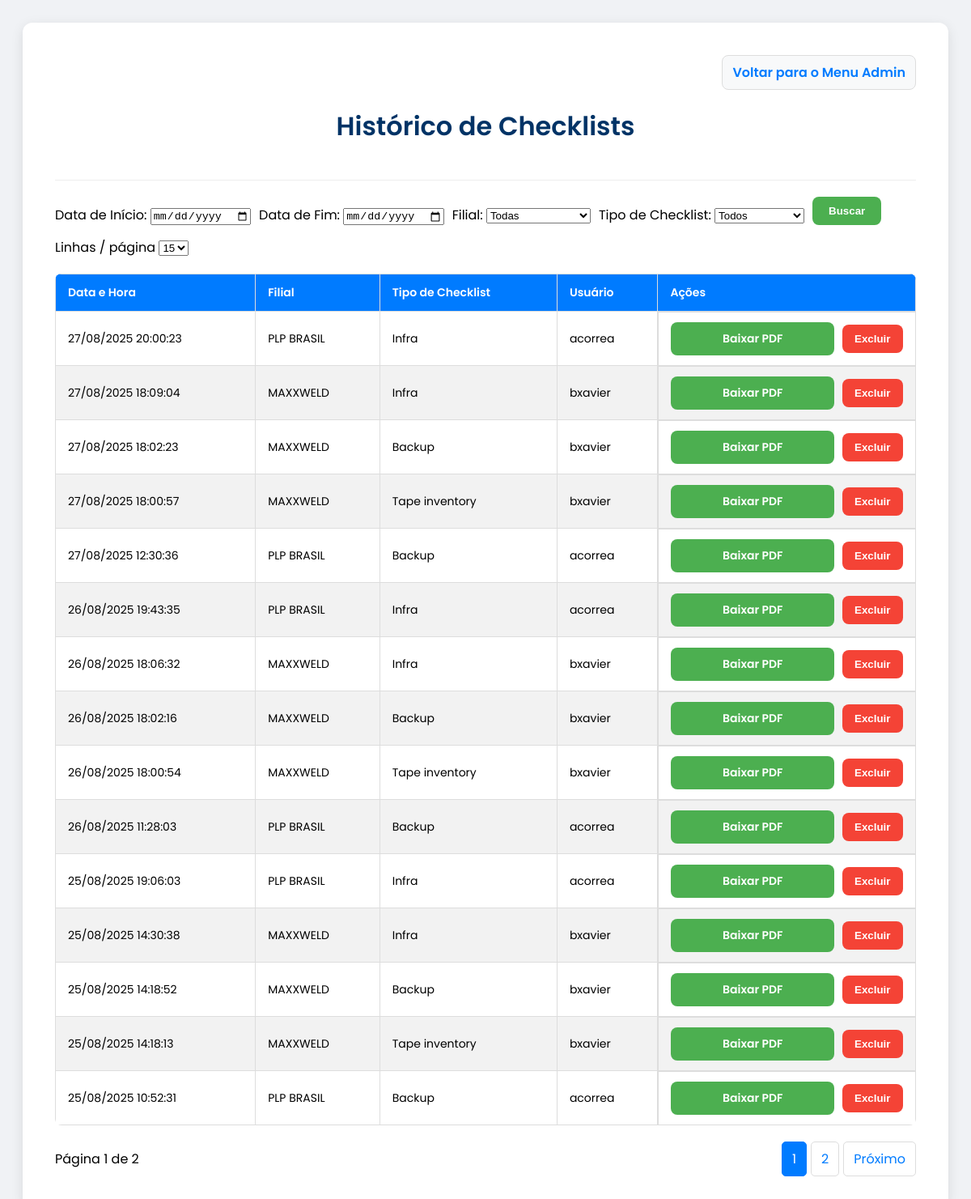
Screenshot of /admin_history.php (signed in) with the database file from the repository.
### tables this page shows
CREATE TABLE `submissions` (
  `id` int NOT NULL AUTO_INCREMENT,
  `filial` varchar(255) NOT NULL,
  `data_preenchimento` timestamp NULL DEFAULT CURRENT_TIMESTAMP,
  `checklist_type` varchar(50) NOT NULL,
  `tape_number` varchar(255) DEFAULT NULL,
  `user_id` int DEFAULT NULL,
  PRIMARY KEY (`id`)
);

CREATE TABLE `users` (
  `id` int NOT NULL AUTO_INCREMENT,
  `username` varchar(255) NOT NULL,
  `password_hash` varchar(255) NOT NULL,
  `is_admin` tinyint(1) DEFAULT '0',
  PRIMARY KEY (`id`),
  UNIQUE KEY `username` (`username`)
);

### admin_history.php (the view, shortened to what this page needs)
<?php
require_once 'db_config.php';
$conn = new mysqli($servername, $username, $password, $dbname);
$start_date = $_GET['start_date'] ?? '';
$end_date = $_GET['end_date'] ?? '';
$filial_search = $_GET['filial'] ?? '';
$checklist_type_search = $_GET['checklist_type'] ?? '';
$limit = $_GET['limit'] ?? 15;
$page = $_GET['page'] ?? 1;
$offset = ($page - 1) * $limit;
$params = [];
$types = "";
$sql_count = "SELECT COUNT(*) AS total_records FROM submissions s";
$stmt_count = $conn->prepare($sql_count);
$stmt_count->execute();
$result_count = $stmt_count->get_result();
$total_records = $result_count->fetch_assoc()['total_records'];
$total_pages = ceil($total_records / $limit);
$params[] = $limit;
$params[] = $offset;
$types .= "ii";
$sql = "SELECT s.id, s.filial, s.data_preenchimento, s.checklist_type, u.username
        FROM submissions s
        JOIN users u ON s.user_id = u.id";
$sql .= " ORDER BY s.data_preenchimento DESC LIMIT ? OFFSET ?";
$stmt = $conn->prepare($sql);
if ($stmt) {
    $stmt->bind_param($types, ...$params);
    $stmt->execute();
    $result = $stmt->get_result();
} else {
    $result = null;
}
$base_url = "admin_history.php?start_date=$start_date&end_date=$end_date&filial=$filial_search&checklist_type=$checklist_type_search&limit=$limit";
?>
<!DOCTYPE html>
<html lang="pt-br">
<head>
</head>
<body>
    <div class="container">
        <div class="header-top-buttons">
            <a href="admin.php" class="back-btn-small">Voltar para o Menu Admin</a>
        </div>
        <div class="header">
            <h1>Histórico de Checklists</h1>
        </div>
        <div class="search-form-container">
            <form action="" method="GET" style="display: flex; flex-wrap: wrap; align-items: flex-end; gap: 10px;">
                <div>
                    <label for="start_date">Data de Início:</label>
                    <input type="date" id="start_date" name="start_date" value="<?php echo htmlspecialchars($start_date); ?>">
                </div>
                <div>
                    <label for="end_date">Data de Fim:</label>
                    <input type="date" id="end_date" name="end_date" value="<?php echo htmlspecialchars($end_date); ?>">
                </div>
                <div>
                    <label for="filial">Filial:</label>
                    <select name="filial" id="filial">
                        <option value="all">Todas</option>
                    </select>
                </div>
                <div>
                    <label for="checklist_type">Tipo de Checklist:</label>
                    <select name="checklist_type" id="checklist_type">
                        <option value="all">Todos</option>
                    </select>
                </div>
                <button type="submit" class="btn">Buscar</button>
            </form>
            <form action="" method="GET" style="display: flex; align-items: center; gap: 10px;">
                <div>
                    <label for="limit">Linhas / página</label>
                    <select name="limit" onchange="this.form.submit()">
                        <option value="15" <?php echo ($limit == 15) ? 'selected' : ''; ?>>15</option>
                    </select>
                </div>
            </form>
        </div>
        <?php if ($result && $result->num_rows > 0): ?>
            <table>
                <thead>
                    <tr>
                        <th>Data e Hora</th>
                        <th>Filial</th>
                        <th>Tipo de Checklist</th>
                        <th>Usuário</th>
                        <th>Ações</th>
                    </tr>
                </thead>
                <tbody>
                    <?php while($row = $result->fetch_assoc()): ?>
                    <tr>
                        <td><?php echo date('d/m/Y H:i:s', strtotime($row['data_preenchimento'])); ?></td>
                        <td><?php echo htmlspecialchars(str_replace('_', ' ', $row['filial'])); ?></td>
                        <td><?php echo htmlspecialchars(ucfirst(str_replace('_', ' ', $row['checklist_type']))); ?></td>
                        <td><?php echo htmlspecialchars($row['username']); ?></td>
                        <td class="action-cell">
                            <a href="generate_pdf.php?submission_id=<?php echo $row['id']; ?>" class="download-btn">Baixar PDF</a>
                            <form action="" method="post" onsubmit="return confirm('Tem certeza que deseja excluir este histórico?');" style="display:inline-block;">
                                <button type="submit" class="delete-btn">Excluir</button>
                            </form>
                        </td>
                    </tr>
                    <?php endwhile; ?>
                </tbody>
            </table>
            <div class="pagination-container">
                <div>Página <?php echo $page; ?> de <?php echo $total_pages; ?></div>
                <div class="pagination-controls">
                    <?php for ($i = 1; $i <= $total_pages; $i++): ?>
                        <?php if ($i == $page): ?>
                            <span class="current"><?php echo $i; ?></span>
                        <?php else: ?>
                            <a href="<?php echo htmlspecialchars($base_url . '&page=' . $i); ?>"><?php echo $i; ?></a>
                        <?php endif; ?>
                    <?php endfor; ?>
                    <?php if ($page < $total_pages): ?>
                        <a href="<?php echo htmlspecialchars($base_url . '&page=' . ($page + 1)); ?>">Próximo</a>
                    <?php endif; ?>
                </div>
            </div>
        <?php else: ?>
            <p class="no-data">Nenhum checklist encontrado<?php echo (!empty($start_date) || !empty($end_date) || !empty($filial_search) || !empty($checklist_type_search)) ? " para o período/filial/tipo selecionado(s)." : "."; ?></p>
        <?php endif; ?>
    </div>
</body>
</html>

### admin_history.php (style rules this page uses)
body { font-family: 'Poppins', Arial, sans-serif; background-color: #f0f2f5; padding: 20px; }
.container { max-width: 1200px; margin: 0 auto; background-color: #fff; padding: 40px; border-radius: 12px; box-shadow: 0 4px 15px rgba(0,0,0,0.1); }
.header { text-align: center; border-bottom: 1px solid #eee; padding-bottom: 20px; margin-bottom: 20px; }
h1 { color: #003366; font-weight: 600; font-size: 2em; }
.search-form-container { display: flex; flex-direction: column; gap: 15px; margin-bottom: 20px; }
.btn { color: #fff; background-color: #4CAF50; border: none; padding: 10px 20px; border-radius: 8px; font-weight: 600; cursor: pointer; transition: all 0.3s ease; }
.pagination-container { display: flex; justify-content: space-between; align-items: center; margin-top: 20px; }
.pagination-controls { display: flex; gap: 5px; }
.pagination-controls a, .pagination-controls span { padding: 8px 12px; text-decoration: none; color: #007BFF; border: 1px solid #ddd; border-radius: 5px; transition: all 0.3s ease; }
.pagination-controls span.current { background-color: #007BFF; color: white; border-color: #007BFF; }
.back-btn, .download-btn, .delete-btn { display: inline-block; text-decoration: none; font-weight: 600; padding: 10px 15px; border: 1px solid #ddd; border-radius: 8px; background-color: #f8f9fa; transition: all 0.3s ease; box-sizing: border-box; width: 100%; text-align: center; }
.download-btn { color: #fff; background-color: #4CAF50; border: none; }
.delete-btn { background-color: #f44336; color: white; border: none; }
table { width: 100%; border-collapse: collapse; margin-top: 20px; border-radius: 8px; overflow: hidden; }
th, td { padding: 12px 15px; border: 1px solid #ddd; text-align: left; font-size: 14px; }
th { background-color: #007BFF; color: white; font-weight: 600; }
tbody tr:nth-child(even) { background-color: #f2f2f2; }
.action-cell { display: flex; align-items: center; gap: 10px; }
.action-cell a, .action-cell form { flex-grow: 1; }
.header-top-buttons { display: flex; justify-content: flex-end; margin-bottom: 20px; }
.back-btn-small { text-decoration: none; color: #007BFF; font-weight: 600; padding: 8px 12px; border: 1px solid #ddd; border-radius: 8px; background-color: #f8f9fa; transition: all 0.3s ease; white-space: nowrap; }

### rows the page displays
submissions: data_preenchimento "27/08/2025 20:00:23", filial "PLP BRASIL", checklist_type "Infra", user.username "acorrea"
submissions: data_preenchimento "27/08/2025 18:09:04", filial "MAXXWELD", checklist_type "Infra", user.username "bxavier"
submissions: data_preenchimento "27/08/2025 18:02:23", filial "MAXXWELD", checklist_type "Backup", user.username "bxavier"
submissions: data_preenchimento "27/08/2025 18:00:57", filial "MAXXWELD", checklist_type "Tape inventory", user.username "bxavier"
submissions: data_preenchimento "27/08/2025 12:30:36", filial "PLP BRASIL", checklist_type "Backup", user.username "acorrea"
submissions: data_preenchimento "26/08/2025 19:43:35", filial "PLP BRASIL", checklist_type "Infra", user.username "acorrea"
submissions: data_preenchimento "26/08/2025 18:06:32", filial "MAXXWELD", checklist_type "Infra", user.username "bxavier"
submissions: data_preenchimento "26/08/2025 18:02:16", filial "MAXXWELD", checklist_type "Backup", user.username "bxavier"
submissions: data_preenchimento "26/08/2025 18:00:54", filial "MAXXWELD", checklist_type "Tape inventory", user.username "bxavier"
submissions: data_preenchimento "26/08/2025 11:28:03", filial "PLP BRASIL", checklist_type "Backup", user.username "acorrea"
submissions: data_preenchimento "25/08/2025 19:06:03", filial "PLP BRASIL", checklist_type "Infra", user.username "acorrea"
submissions: data_preenchimento "25/08/2025 14:30:38", filial "MAXXWELD", checklist_type "Infra", user.username "bxavier"
submissions: data_preenchimento "25/08/2025 14:18:52", filial "MAXXWELD", checklist_type "Backup", user.username "bxavier"
submissions: data_preenchimento "25/08/2025 14:18:13", filial "MAXXWELD", checklist_type "Tape inventory", user.username "bxavier"
submissions: data_preenchimento "25/08/2025 10:52:31", filial "PLP BRASIL", checklist_type "Backup", user.username "acorrea"

### other values shown
$page "1"
$total_pages "2"
